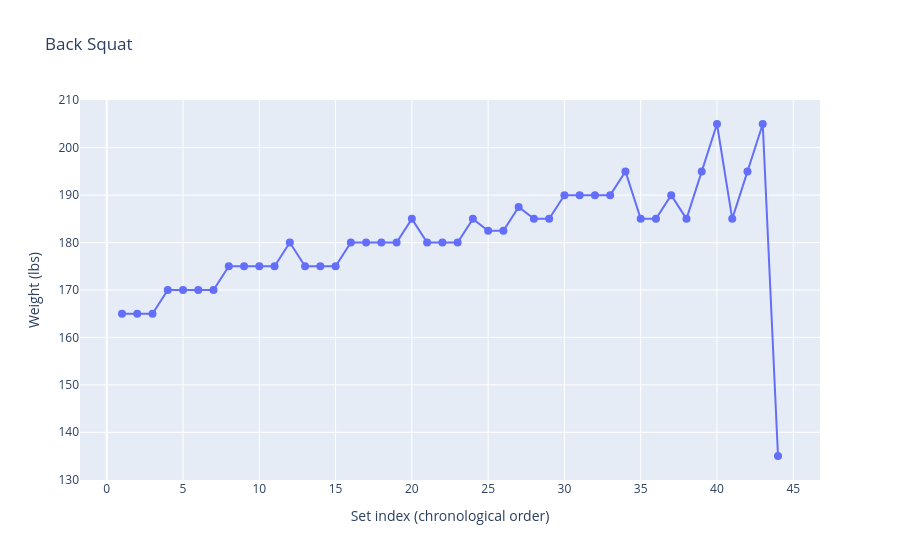

Notebook source saved alongside this figure:
### Code cell
squat_history_chart = plot_weight_history(squat_history)
squat_history_chart

### Figure 1 — Plotly figure (JSON) as saved in the notebook; plotly's stock layout.template omitted (floating-point values rounded to 4 significant figures; data arrays with more than 128 entries replaced by an {"elided": "..."} marker saying what was removed)
{"data": [{"customdata": {"elided": "44x5 mixed values"}, "hovertemplate": "Date: %{customdata[0]}<br>Set #: %{customdata[1]}<br>Reps: %{customdata[2]}<br>Weight: %{customdata[3]} lbs<br>Notes: %{customdata[4]}<extra></extra>", "marker": {"size": 8}, "mode": "lines+markers", "type": "scatter", "x": [1, 2, 3, 4, 5, 6, 7, 8, 9, 10, 11, 12, 13, 14, 15, 16, 17, 18, 19, 20, 21, 22, 23, 24, 25, 26, 27, 28, 29, 30, 31, 32, 33, 34, 35, 36, 37, 38, 39, 40, 41, 42, 43, 44], "y": [165.0, 165.0, 165.0, 170.0, 170.0, 170.0, 170.0, 175.0, 175.0, 175.0, 175.0, 180.0, 175.0, 175.0, 175.0, 180.0, 180.0, 180.0, 180.0, 185.0, 180.0, 180.0, 180.0, 185.0, 182.5, 182.5, 187.5, 185.0, 185.0, 190.0, 190.0, 190.0, 190.0, 195.0, 185.0, 185.0, 190.0, 185.0, 195.0, 205.0, 185.0, 195.0, 205.0, 135.0]}], "layout": {"hovermode": "closest", "title": {"text": "Back Squat"}, "xaxis": {"title": {"text": "Set index (chronological order)"}}, "yaxis": {"title": {"text": "Weight (lbs)"}}}}
